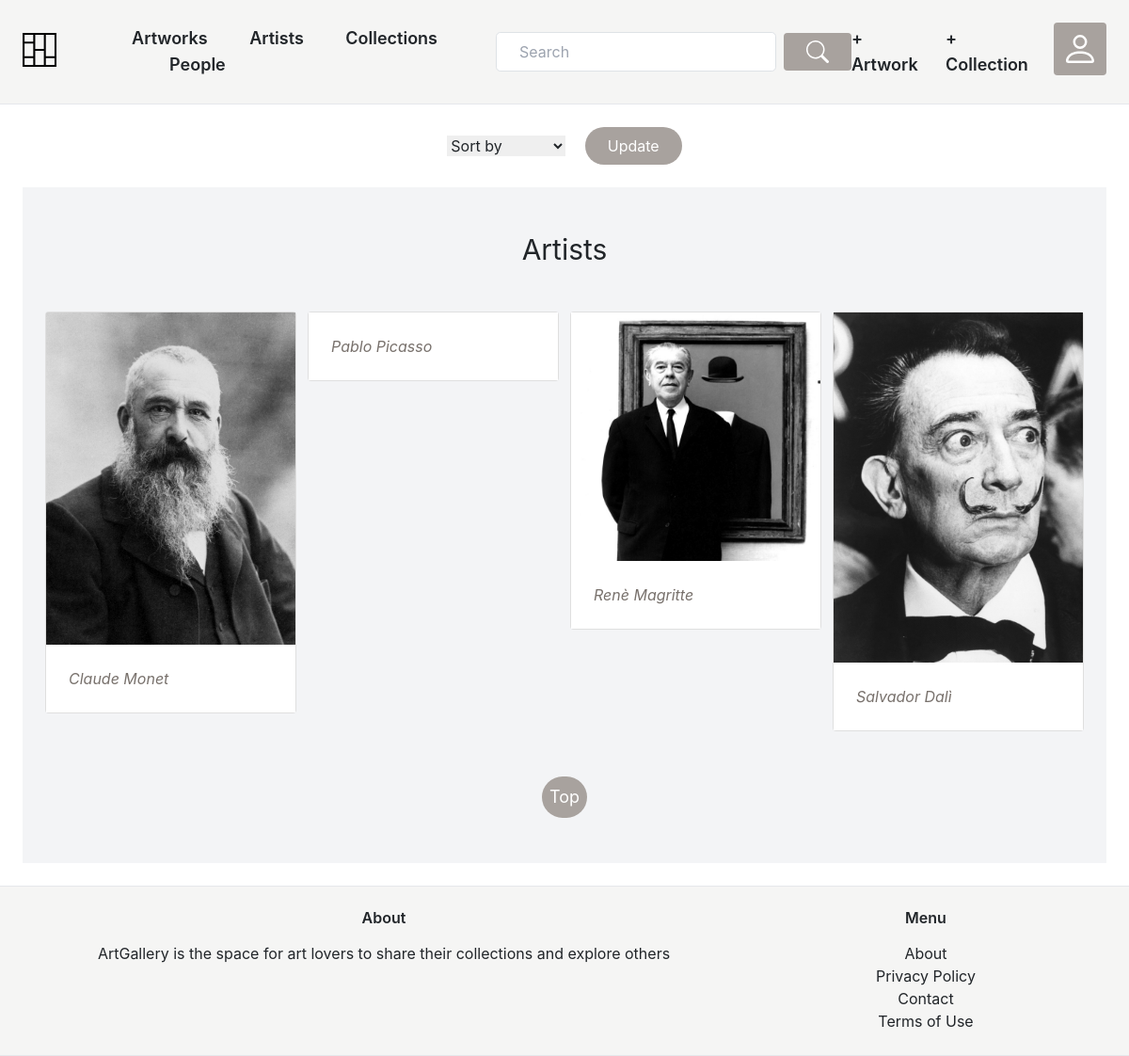
The app's page /artwork/all_artists/ (signed in) with its own data.
### artwork/models.py (models this page shows, shortened)
class Artist(models.Model):
    name = models.CharField(max_length=255)
    surname = models.CharField(max_length=255)
    bio = models.TextField(blank=True)
    date_of_birth = models.DateField()
    photo = models.ImageField(upload_to='artists/', blank=True)

### artwork/views.py (the view)
# urls.py: path('all_artists/', views.all_artists, name = 'all_artists'),
def all_artists(request):
    if request.user.is_authenticated:
        sort_param = request.GET.get('filter', 'name')  # Get the sorting parameter from the URL query string, defaulting to 'name'
        if sort_param == 'name':
            artists = Artist.objects.all().order_by('name')
        elif sort_param == '-name':
            artists = Artist.objects.all().order_by('-name')
        elif sort_param == 'birthday':
            artists = Artist.objects.all().order_by('date_of_birth')
        elif sort_param == '-birthday':
            artists = Artist.objects.all().order_by('-date_of_birth')
        else:
            artists = Artist.objects.all()
        return render(request, 'artwork/all_artists.html', {'artists': artists, 'sort_param': sort_param})
    else:
        return redirect('accounts:login')

### artwork/templates/artwork/all_artists.html (shortened to what this page needs)
{% extends 'core/base.html' %}
{% block content %}
<div class=" flex justify-center">
    <div >
        <form action="" method="GET">
          <div>
            <select name="filter" id="">
              <option value="" disabled selected>Sort by</option>
            </select>
            <button type="submit" class="ml-3 bg-stone-400 text-white px-4 py-2 rounded-3xl">Update</button>
        </form>
    </div>
    </div>
</div>
<div class="mt-6 px-6 py-12 bg-gray-100">
  <h1 class="mb-12 text-3xl text-center">Artists</h1>
  <div class="grid grid-cols-4 gap-3 justify-center">
    {% for artist in artists %}
    <div>
      <a href="{% url 'artwork:artist' artist.id %}" class="">
        <div class="card" style="">
          {% if artist.photo %}
          <img src="{{ artist.photo.url }}" alt="">
          {% else %}
          <p>No photo available</p>
          {% endif %}
          <div class="card-body p-6 bg-white">
            <p class="card-text italic text-stone-500">{{ artist.name }} {{ artist.surname }} </p>
          </div>
        </div>
      </a>
    </div>
    {% endfor %}
  </div>
  <div class="flex justify-center mt-12">
    <a href="#" class=" p-2 text-lg bg-stone-400 text-white hover:bg-stone-500 rounded-3xl">Top</a>
  </div>
</div>
{% endblock %}

### records on screen
Artist: photo (picture), name "Claude", surname "Monet"
Artist: name "Pablo", surname "Picasso"
Artist: photo (picture), name "Renè", surname "Magritte"
Artist: photo (picture), name "Salvador", surname "Dalì"
